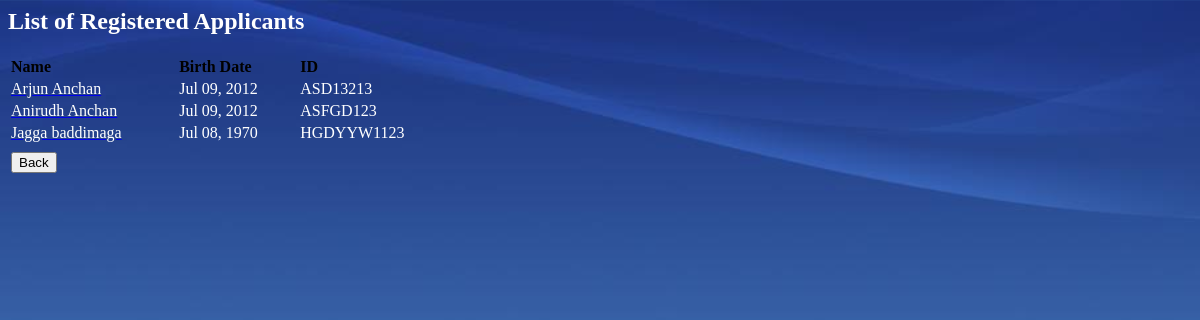
Page /testreg/listreg on the earlier database version.
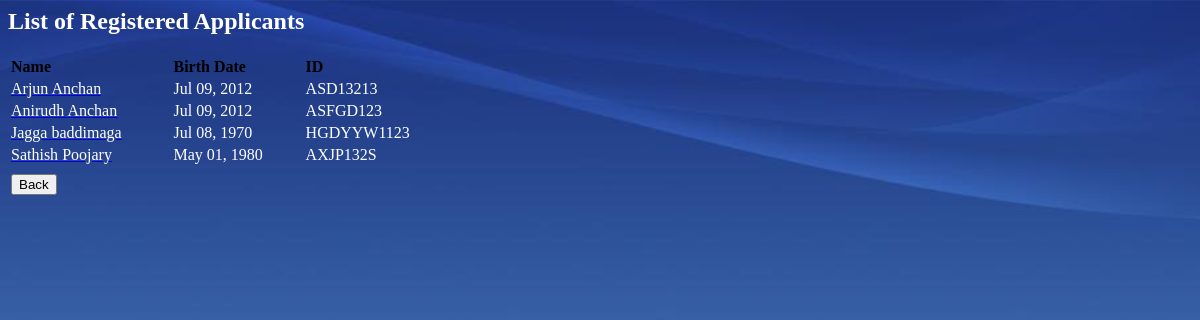
Same page on the later database version.
### testreg/models.py (models this page shows, shortened)
@python_2_unicode_compatible  # only if you need to support Python 2
class Applicant(models.Model):
    FirstName = models.CharField(max_length = 100)
    LastName = models.CharField(max_length = 100)
    Address = models.CharField(max_length = 300)
    SEX_TYPES = (
        ('M', 'Male'),
        ('F', 'Female'),
        ('O', 'Other')
    )
    Sex = models.CharField(max_length = 1, choices=SEX_TYPES, default='M')
    DateOfBirth = models.DateField('birth date')
    Nationality = models.CharField(max_length = 100)
    ID_TYPES = (
        ('A', 'Aadhaar'),
        ('P', 'PAN'),
        ('O', 'Other')
    )
    IDType = models.CharField(max_length = 1, choices=ID_TYPES)
    UniqueID = models.CharField(max_length = 50)
    BiometricID = models.IntegerField(default = 0)

### testreg/views.py (the view)
def listreg(request):
	all_applicants = Applicant.objects.all()
	context = {'all_applicants': all_applicants}
	return render(request, 'testreg/list_applicants.html', context)

### testreg/templates/testreg/list_applicants.html (shortened to what this page needs)
{% load staticfiles %}
<link rel="stylesheet" type="text/css" href="{% static 'testreg/style.css' %}" >
    <table width="450px">
    {% if all_applicants %}
        <head>
        </head>
        <h2>
            <form align="center">
                <font  face="Calibri" color="white">List of Registered Applicants </font>
            </form>
        </h2>
            <tr>
                <td>
                    <font  face="Calibri" color="black" for="name"><b>Name</b></font>
                </td>
                <td>
                    <font  face="Calibri" color="black" for="dob"><b>Birth Date</b></font>
                </td>
                <td>
                    <font  face="Calibri" color="black" for="id"><b>ID</b></font>
                </td>
            </tr>
        {% for applicant in all_applicants %}
            <tr>
                <td>
                    <a href="{% url 'testreg:detail' applicant.id %}"><font  face="Calibri" color="white" for="name">{{ applicant.FirstName }} {{ applicant.LastName }}</font></a>
                </td>
                <td>
                    <font  face="Calibri" color="white" for="dob">{{ applicant.DateOfBirth|date:"M d, Y" }}</font>
                </td>
                <td>
                    <font  face="Calibri" color="white" for="id">{{ applicant.UniqueID }}</font>
                </td>
            </tr>
        {% endfor %}
    {% else %}
        <p>No applicants are registered.</p>
    {% endif %}
        <tr>
            <td>
                <form method="get" action="{% url 'testreg:index' %}">
                    <button type="submit">Back</button>
                </form>
            </td>
        </tr>
    </table>

Differences in the rows shown:
added Applicant: FirstName "Sathish", LastName "Poojary", DateOfBirth "May 01, 1980", UniqueID "AXJP132S"
